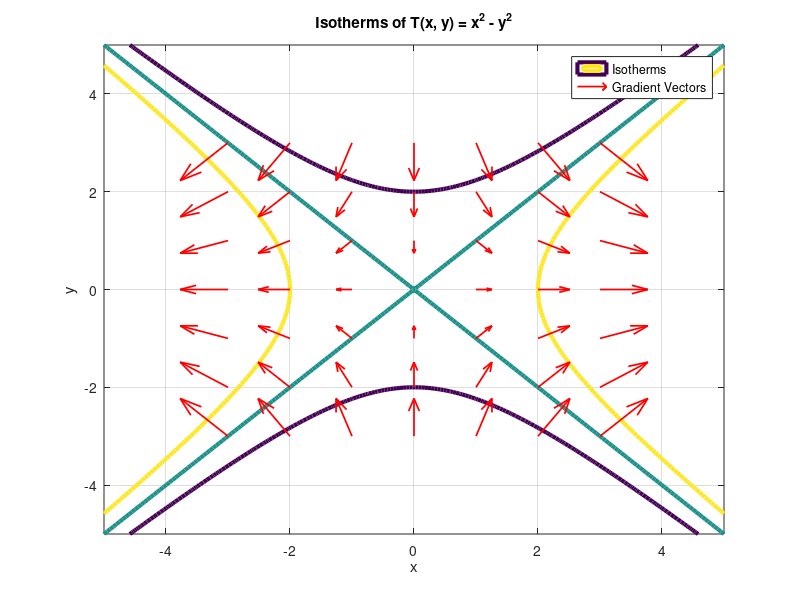

Recreate this plot in MATLAB.
% Description: Programm designed to code to plot isotherms and gradient vectors for T(x, y) = x^2 - y^2
% Author: Matheus Rocha Carlos
% Email: ROCHACAM@my.erau.edu
% Class: AE201 - Section 07DB
% Date: 02/23/2025
% Worked With: N/a

% Define the temperature field
T = @(x,y)x.^2 - y.^2;

% Define the range for x and y
x = linspace(-5, 5, 200);
y = linspace(-5, 5, 200);
[x, y] = meshgrid(x, y);

% Calculate the temperature values
Z = T(x,y);

% Define the isotherm levels
levels = [-4, 0, 4];

% Plot the isotherms
figure(1);
contour(x, y, Z, levels, 'LineWidth', 3);
xlabel('x');
ylabel('y');
title('Isotherms of T(x, y) = x^2 - y^2');
grid on;
hold on;

% Points for gradient vectors between limits of -4 and 4
x_grad = [-3, -2, -1, 0, 1, 2, 3];
y_grad = [-3, -2, -1, 0, 1, 2, 3];
[X_grad, Y_grad] = meshgrid(x_grad, y_grad);

% Calculated gradient vectors at the chosen points
U = 2 * X_grad;
V = -2 * Y_grad;

% Plot of gradient vectors
quiver(X_grad, Y_grad, U, V, 'r', 'LineWidth', 1.25);
hold off;
legend('Isotherms', 'Gradient Vectors');
